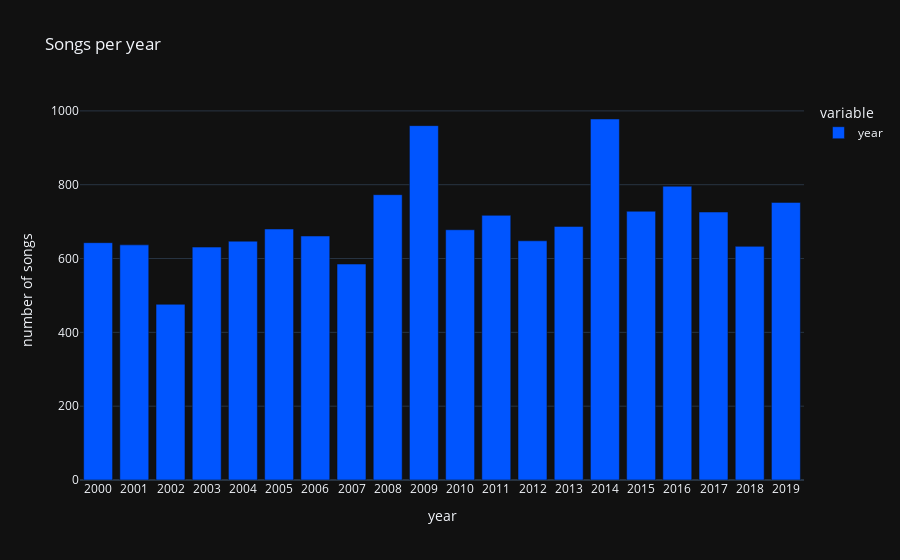

The notebook cell saved with this chart:
### Code cell
songs_per_years = df['year'].value_counts().sort_index()

iplot(px.bar(songs_per_years,
       title='Songs per year',
       labels=dict(index='year',value='number of songs'),
       color_discrete_sequence=['#0055FF']
      ).update_xaxes(type='category'))

### Figure 1 — Plotly figure (JSON) as saved in the notebook; plotly's stock layout.template omitted (floating-point values rounded to 4 significant figures)
{"data": [{"alignmentgroup": "True", "hovertemplate": "variable=year<br>year=%{x}<br>number of songs=%{y}<extra></extra>", "legendgroup": "year", "marker": {"color": "#0055FF"}, "name": "year", "offsetgroup": "year", "orientation": "v", "showlegend": true, "textposition": "auto", "type": "bar", "x": [2000, 2001, 2002, 2003, 2004, 2005, 2006, 2007, 2008, 2009, 2010, 2011, 2012, 2013, 2014, 2015, 2016, 2017, 2018, 2019], "xaxis": "x", "y": [643, 637, 476, 631, 647, 680, 661, 585, 773, 960, 678, 717, 648, 687, 978, 728, 796, 726, 633, 752], "yaxis": "y"}], "layout": {"barmode": "relative", "legend": {"title": {"text": "variable"}, "tracegroupgap": 0}, "title": {"text": "Songs per year"}, "xaxis": {"anchor": "y", "domain": [0.0, 1.0], "title": {"text": "year"}, "type": "category"}, "yaxis": {"anchor": "x", "domain": [0.0, 1.0], "title": {"text": "number of songs"}}}}
